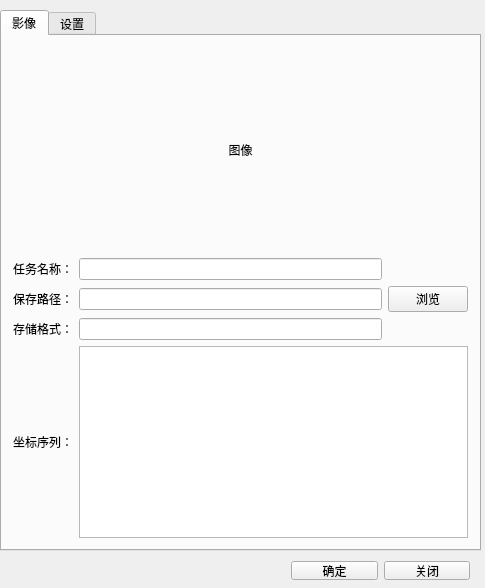
<?xml version="1.0" encoding="UTF-8"?>
<ui version="4.0">
 <class>SaveSelectionFieldWidget</class>
 <widget class="QWidget" name="SaveSelectionFieldWidget">
  <property name="geometry">
   <rect>
    <x>0</x>
    <y>0</y>
    <width>485</width>
    <height>588</height>
   </rect>
  </property>
  <property name="windowTitle">
   <string>SaveSelectionFieldWidget</string>
  </property>
  <property name="styleSheet">
   <string notr="true"/>
  </property>
  <widget class="QWidget" name="layoutWidget">
   <property name="geometry">
    <rect>
     <x>280</x>
     <y>550</y>
     <width>201</width>
     <height>41</height>
    </rect>
   </property>
   <layout class="QHBoxLayout" name="horizontalLayout">
    <item>
     <widget class="QPushButton" name="pushButton_submit">
      <property name="text">
       <string>确定</string>
      </property>
     </widget>
    </item>
    <item>
     <widget class="QPushButton" name="pushButton_cancel">
      <property name="text">
       <string>关闭</string>
      </property>
     </widget>
    </item>
   </layout>
  </widget>
  <widget class="QTabWidget" name="imageWidget">
   <property name="geometry">
    <rect>
     <x>0</x>
     <y>10</y>
     <width>481</width>
     <height>541</height>
    </rect>
   </property>
   <property name="styleSheet">
    <string notr="true"/>
   </property>
   <property name="tabPosition">
    <enum>QTabWidget::North</enum>
   </property>
   <property name="tabShape">
    <enum>QTabWidget::Rounded</enum>
   </property>
   <property name="currentIndex">
    <number>0</number>
   </property>
   <widget class="QWidget" name="widget">
    <property name="styleSheet">
     <string notr="true"/>
    </property>
    <attribute name="title">
     <string>影像</string>
    </attribute>
    <layout class="QVBoxLayout" name="verticalLayout_3">
     <item>
      <layout class="QVBoxLayout" name="verticalLayout">
       <item>
        <widget class="QLabel" name="label_showImage">
         <property name="layoutDirection">
          <enum>Qt::LeftToRight</enum>
         </property>
         <property name="styleSheet">
          <string notr="true"/>
         </property>
         <property name="text">
          <string>图像</string>
         </property>
         <property name="alignment">
          <set>Qt::AlignCenter</set>
         </property>
         <property name="wordWrap">
          <bool>false</bool>
         </property>
        </widget>
       </item>
       <item>
        <layout class="QGridLayout" name="gridLayout">
         <item row="2" column="1">
          <widget class="QLineEdit" name="lineEdit_saveFormat"/>
         </item>
         <item row="1" column="1">
          <widget class="QLineEdit" name="lineEdit_saveRoute"/>
         </item>
         <item row="1" column="0">
          <widget class="QLabel" name="label_3">
           <property name="layoutDirection">
            <enum>Qt::LeftToRight</enum>
           </property>
           <property name="text">
            <string>保存路径：</string>
           </property>
           <property name="alignment">
            <set>Qt::AlignRight|Qt::AlignTrailing|Qt::AlignVCenter</set>
           </property>
           <property name="wordWrap">
            <bool>false</bool>
           </property>
          </widget>
         </item>
         <item row="0" column="0">
          <widget class="QLabel" name="label_2">
           <property name="layoutDirection">
            <enum>Qt::LeftToRight</enum>
           </property>
           <property name="text">
            <string>任务名称：</string>
           </property>
           <property name="alignment">
            <set>Qt::AlignRight|Qt::AlignTrailing|Qt::AlignVCenter</set>
           </property>
           <property name="wordWrap">
            <bool>false</bool>
           </property>
          </widget>
         </item>
         <item row="0" column="1">
          <widget class="QLineEdit" name="lineEdit_taskName"/>
         </item>
         <item row="2" column="0">
          <widget class="QLabel" name="label_4">
           <property name="layoutDirection">
            <enum>Qt::LeftToRight</enum>
           </property>
           <property name="text">
            <string>存储格式：</string>
           </property>
           <property name="alignment">
            <set>Qt::AlignRight|Qt::AlignTrailing|Qt::AlignVCenter</set>
           </property>
           <property name="wordWrap">
            <bool>false</bool>
           </property>
          </widget>
         </item>
         <item row="4" column="0">
          <widget class="QLabel" name="label_5">
           <property name="layoutDirection">
            <enum>Qt::LeftToRight</enum>
           </property>
           <property name="text">
            <string>坐标序列：</string>
           </property>
           <property name="alignment">
            <set>Qt::AlignRight|Qt::AlignTrailing|Qt::AlignVCenter</set>
           </property>
           <property name="wordWrap">
            <bool>false</bool>
           </property>
          </widget>
         </item>
         <item row="1" column="2">
          <widget class="QPushButton" name="pushButton_surfRoute">
           <property name="minimumSize">
            <size>
             <width>50</width>
             <height>0</height>
            </size>
           </property>
           <property name="text">
            <string>浏览</string>
           </property>
          </widget>
         </item>
         <item row="4" column="1" colspan="2">
          <widget class="QTextBrowser" name="textBrowser_coordinateList">
           <property name="sizePolicy">
            <sizepolicy hsizetype="Preferred" vsizetype="Minimum">
             <horstretch>0</horstretch>
             <verstretch>0</verstretch>
            </sizepolicy>
           </property>
          </widget>
         </item>
        </layout>
       </item>
      </layout>
     </item>
    </layout>
   </widget>
   <widget class="QWidget" name="tab_2">
    <attribute name="title">
     <string>设置</string>
    </attribute>
    <layout class="QVBoxLayout" name="verticalLayout_4"/>
   </widget>
  </widget>
 </widget>
 <layoutdefault spacing="6" margin="11"/>
 <resources/>
 <connections/>
</ui>
